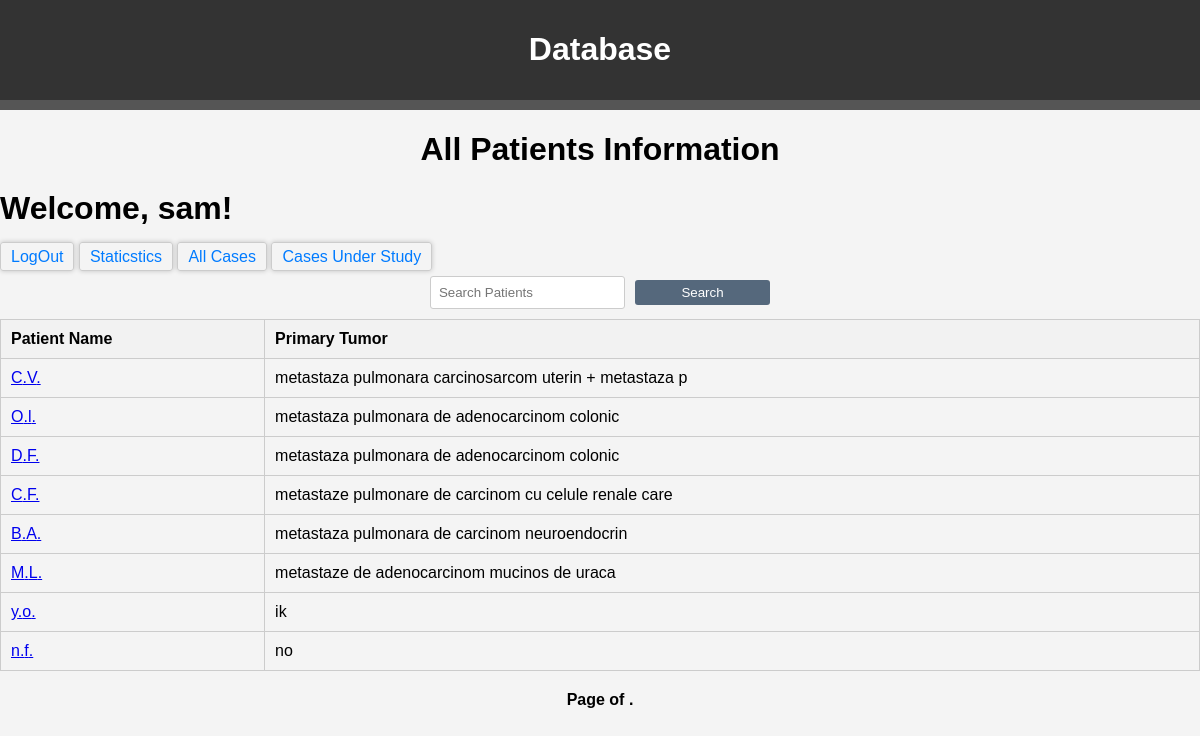
/patients/ (signed in), run on the app's committed database.
### details/models.py (models this page shows, shortened)
class Patient(models.Model):
    SEX_CHOICES = [('M', 'Male'),('F', 'Female'),('O', 'Other'),]
    first_name = models.CharField(max_length=100)
    last_name = models.CharField(max_length=100)
    primary_tumor = models.CharField(max_length=100)
    num_metastasis = models.PositiveIntegerField()
    ct_images_before = models.ManyToManyField('PatientImage', related_name='before_images', blank=True)
    ct_images_after = models.ManyToManyField('PatientImage', related_name='after_images', blank=True)
    mark_for_study = models.BooleanField(default=False)  # Add this field
    controls = models.ManyToManyField('Control', related_name='patient_controls', blank=True)
    sex = models.CharField(max_length=1, choices=SEX_CHOICES, blank=True, null=True)
    date_of_birth = models.DateField(blank=True, null=True)

### details/views.py (the view)
# urls.py: path('patients/', views.patients_info, name='patients_info'),
@login_required
def patients_info(request):
    search_query = request.GET.get('search', '')
    study = request.GET.get('study', '')
    patients = Patient.objects.all()
    if study == '1':
        patients = patients.filter(mark_for_study=True)
        show_back_to_info = True
    else:
        show_back_to_info = False
    if search_query:
        patients = patients.filter(
            Q(first_name__icontains=search_query) |
            Q(last_name__icontains=search_query) |
            Q(primary_tumor__icontains=search_query)
        )
    items_per_page = 10  # Adjust as needed
    paginator = Paginator(patients, items_per_page)
    page_number = request.GET.get('page')
    page = paginator.get_page(page_number)
    return render(request, 'patients_info.html', {
        'page': page,
        'user': request.user,
        'search_query': search_query,
        'study_filter': study,  # Pass the study filter to the template
        'chart_image_path': 'pie_chart.png',
        'patients': patients,  # Pass the patients queryset to the template
        'show_back_to_info': show_back_to_info,
    })

### templates/patients_info.html (shortened to what this page needs)
{% extends 'base.html' %}
{% block content %}
{% load static %}
<link rel="stylesheet" type="text/css" href="{% static 'styles.css' %}">
<h1 align="center">All Patients Information</h1>
{% if user.is_authenticated %}
    <h1>Welcome, {{ user.username }}!</h1>
    <a href="{% url 'logout' %}" class="logout-link">LogOut</a>
    <a href="{% url 'generate_pie_chart' %}" class="logout-link">Staticstics</a>
    <a href="{% url 'patients_info' %}" class="logout-link">All Cases</a>
    <a href="{% url 'patients_info' %}?study=1" class="logout-link">Cases Under Study</a>
{% endif %}
<div class="search-form">
    <form method="GET" style="display: flex; align-items: center;">
        <input type="text" class="search-input" id="search" name="search" value="{{ search_query }}" placeholder="Search Patients" style="width: 250px; margin-right: 10px;">
        <button type="submit" class="search-button" style="background-color: #55687c; color: white; border: none; padding: 5px 10px; border-radius: 3px; cursor: pointer;">Search</button>
    </form>
</div>
<div class="patient-list">
    {% if patients %}
        <table class="patient-table">
            <thead>
                <tr>
                    <th>Patient Name</th>
                    <th>Primary Tumor</th>
                </tr>
            </thead>
            <tbody>
                {% for patient in patients %}
                <tr>
                    <td><a href="{% url 'patient_detail' patient.id %}">{{ patient.first_name|first }}.{{ patient.last_name|first }}.</a></td>
                    <td>{{ patient.primary_tumor }}</td>
                </tr>
                {% endfor %}
            </tbody>
        </table>
        <div class="pagination" style="text-align: center; margin-top: 20px;">
            <span class="step-links">
                <span class="current-page">
                    Page {{ patients.number }} of {{ patients.paginator.num_pages }}.
                </span>
            </span>
        </div>
    {% else %}
        <p>No results found.</p>
        <a href="{% url 'patients_info' %}" class="back-link">Back to patients Information</a>
    {% endif %}
</div>
</body>
{% endblock %}

### details/static/styles.css (style rules this page uses)
.patient-table { width: 100%; border-collapse: collapse; margin-top: 10px; }
.patient-table th, .patient-table td { border: 1px solid #ccc; padding: 10px; text-align: left; }
.patient-table th { background-color: #f2f2f2; font-weight: bold; }
.logout-link { margin-top: 10px; padding: 5px 10px; border-radius: 3px; text-decoration: none; color: #007bff; border: 1px solid #ccc; box-shadow: 0px 0px 5px rgba(0, 0, 0, 0.2); transition: background-color 0.3s, box-shadow 0.3s; }
.search-form { display: flex; align-items: center; justify-content: center; margin-top: 10px; }
.search-input { width: 230px; padding: 5px; border: 1px solid #ccc; border-radius: 3px; margin-right: 5px; }
.pagination { text-align: center; margin-top: 20px; }
.pagination .current-page { font-weight: bold; }
.search-button { background-color: #3173b9; color: white; border: none; padding: 5px 10px; border-radius: 3px; cursor: pointer; }

### templates/base.html (style rules this page uses)
body { background-color: #f4f4f4; margin: 0; padding: 0; font-family: Arial, sans-serif; }
.patient-table { width: 80%; margin: auto; border-collapse: collapse; border: 1px solid #ddd; }
.patient-table th, .patient-table td { padding: 8px; text-align: left; border-bottom: 1px solid #ddd; }
.patient-table th { background-color: #f2f2f2; }
input[type="text"], input[type="password"] { width: 100%; padding: 8px; border: 1px solid #ccc; border-radius: 3px; }
button[type="submit"] { display: block; width: 100%; padding: 10px; background-color: #333; color: white; border: none; border-radius: 3px; cursor: pointer; }

### data on the page
Patient: first_name|first "C", last_name|first "V", primary_tumor "metastaza pulmonara carcinosarcom uterin + metastaza p"
Patient: first_name|first "O", last_name|first "l", primary_tumor "metastaza pulmonara de adenocarcinom colonic"
Patient: first_name|first "D", last_name|first "F", primary_tumor "metastaza pulmonara de adenocarcinom colonic"
Patient: first_name|first "C", last_name|first "F", primary_tumor "metastaze pulmonare de carcinom cu celule renale care"
Patient: first_name|first "B", last_name|first "A", primary_tumor "metastaza pulmonara de carcinom neuroendocrin"
Patient: first_name|first "M", last_name|first "L", primary_tumor "metastaze de adenocarcinom mucinos de uraca"
Patient: first_name|first "y", last_name|first "o", primary_tumor "ik"
Patient: first_name|first "n", last_name|first "f", primary_tumor "no"

### other printed values
{{ user.username }} "sam"
